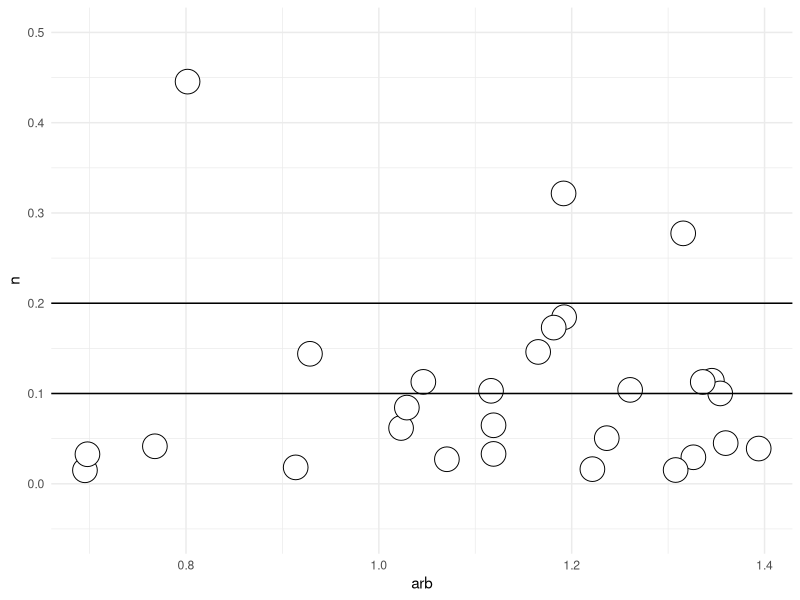

Write the R code that produced this figure.
# Name:     01_all_by_all_rin_compare.R
# Updated:  20230123
# Author:   Andrew Kleist

# packages, working directory
setwd("~/Desktop/Volkman_Lab/BABU_VOLKMAN/CHEMOKINE_PRJ/Data/chemokine_gpcr_ms/")
library(tidyverse)

##### FUNCTIONS ################################################################

GetContactVenn <- function(PDB1, PDB2){
  # Defines percentage of contacts shared (intersection) for 2 PDBs
  # compared to unique contacts in each PDB
  set1 <- read_csv("05_integrate/output/RIN_CONS_CLASS.csv") %>% 
    filter(file == PDB1) %>%
    select(file, source_gnccn, target_gnccn) %>%
    unique() %>%
    select(-file)

  set2 <- read_csv("05_integrate/output/RIN_CONS_CLASS.csv") %>% 
    filter(file == PDB2) %>%
    select(file, source_gnccn, target_gnccn) %>%
    unique() %>%
    select(-file)
  
  set1.not.set2 <- setdiff(set1, set2)
  set2.not.set1 <- setdiff(set2, set1)
  set1.i.set2 <- intersect(set1, set2)
  rm(set1, set2)
  
  return(nrow(set1.i.set2)/(nrow(set1.not.set2) + nrow(set2.not.set1) + nrow(set1.i.set2)))
}

################################################################################

# define all PDBs
pdbs <- c("5uiw", "7o7f", "7f1r", "zheng",
          "7vl9", "7xa3", "7f1t", "6wwz",
          "6lfo", "ngo",
          "7sk3", "7xbx",
          "4rws", "4xt1", "5wb2")

# create empty df and fill with pairwise RIN PIDs
df <- NULL

for (i in pdbs){
  for (j in pdbs){
    data <- GetContactVenn(i, j)
    temp <- data.frame(data, paste0(i), paste0(j))
    df <- rbind(df, temp)
  }
}
rm(temp, i, j, data)
colnames(df) <- c("rin_pid", "pdb1", "pdb2")

# make matrix, choose upper triangle
# temp <- df
df <- df %>% pivot_wider(names_from = pdb1, values_from = rin_pid)
df <- as.matrix(df)
rownames(df) <- df[,1]
df <- df[, -1]

# remake data frame
df[upper.tri(df)]<-NA
df <- as.data.frame(df)
df$a <- rownames(df)
df <- df %>% pivot_longer(cols = 1:(ncol(df)-1), names_to = "b", values_to = "n"  )

# remove NAs
df <- df %>% drop_na(n)

# make numeric
df$n <- as.numeric(df$n)

# remove identical pairwise comparisons
# choose 1 CCL5:CCR5 example, remove viral-containing
df <- df %>% filter(a != b)
df <- df %>% filter(!(a %in% c("zheng", "7o7f", "7f1r", "4xt1", "5wb2", "4rws", "7sk3")))
df <- df %>% filter(!(b %in% c("zheng", "7o7f", "7f1r", "4xt1", "5wb2", "4rws", "7sk3")))



# add chemokine, receptor information
chemokine <- c("CCL5", "CCL5", "CCL5", "CCL5", 
               "CCL15", "CCL2", "CCL3", "CCL20", 
               "CXCL8", "CXCL12", "CXCL12",
               "CX3CL1", "vMIPII", "CX3CL1", "CX3CL1"
               )

receptor <- c("CCR5", "CCR5", "CCR5", "CCR5", 
              "CCR1", "CCR2", "CCR5", "CCR6",
              "CXCR2", "CXCR4",
              "ACKR3", "CX3CR1",
              "CXCR4", "US28", "US28")
lookup <- data.frame(pdbs, chemokine, receptor)

# map chemokine/receptor names to df, unite columns
df$ck1 <- lookup$chemokine[match(unlist(df$a), lookup$pdbs)]
df$ckr1 <- lookup$receptor[match(unlist(df$a), lookup$pdbs)]
df$ck2 <- lookup$chemokine[match(unlist(df$b), lookup$pdbs)]
df$ckr2 <- lookup$receptor[match(unlist(df$b), lookup$pdbs)]
df <- df %>% unite(ck1_ck2, c(ck1, ck2))
df <- df %>% unite(ckr1_ckr2, c(ckr1, ckr2))


# plot
df$arb <- c(1)
df %>%
  # filter(a == "7sk3" | b == "7sk3") %>%
  ggplot(aes(arb, n)) +
  # geom_violin(trim = FALSE) +
  geom_jitter(shape = 21, colour = "black", fill = "white", size = 8, stroke = 0.5) +
  ylim(-0.05, 0.5) +
  geom_hline(yintercept = c(0.1, 0.2)) +
  theme_minimal()
